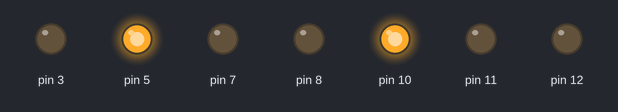
Recording of a program running on a simulated Raspberry Pi (header pin numbers). On the bench: output pins drawn as LEDs (lit = HIGH). At 0.0 s the program stops and its outputs stay as they are.

Above: at 0.1 s.
Timing chart, 0 to 1.5 s (numbered marks = the images above):
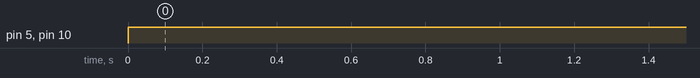

The program:

sevenseg_func.py
```python
#Setup seven segment display
import RPi.GPIO as GPIO # RPi.GPIO can be referred as GPIO from now

GPIO.setmode(GPIO.BOARD)       # GPIO Numbering of Pins

#Matching pins to segments
GPIO.setup(3, GPIO.OUT)#a
GPIO.setup(5, GPIO.OUT)#b
GPIO.setup(7, GPIO.OUT)#c
GPIO.setup(8, GPIO.OUT)#d
GPIO.setup(10, GPIO.OUT)#e
GPIO.setup(11, GPIO.OUT)#f
GPIO.setup(12, GPIO.OUT)#g

def sevenseg(a,b,c,d,e,f,g):
	GPIO.output(3,a)
	GPIO.output(5,b)
	GPIO.output(7,c)
	GPIO.output(8,d)
	GPIO.output(10,e)
	GPIO.output(11,f)
	GPIO.output(12,g)
	return

sevenseg(0,1,0,0,1,0,0)
```

Measured:
- by itself, pin 5, pin 10: LOW → HIGH at 0.00 s
